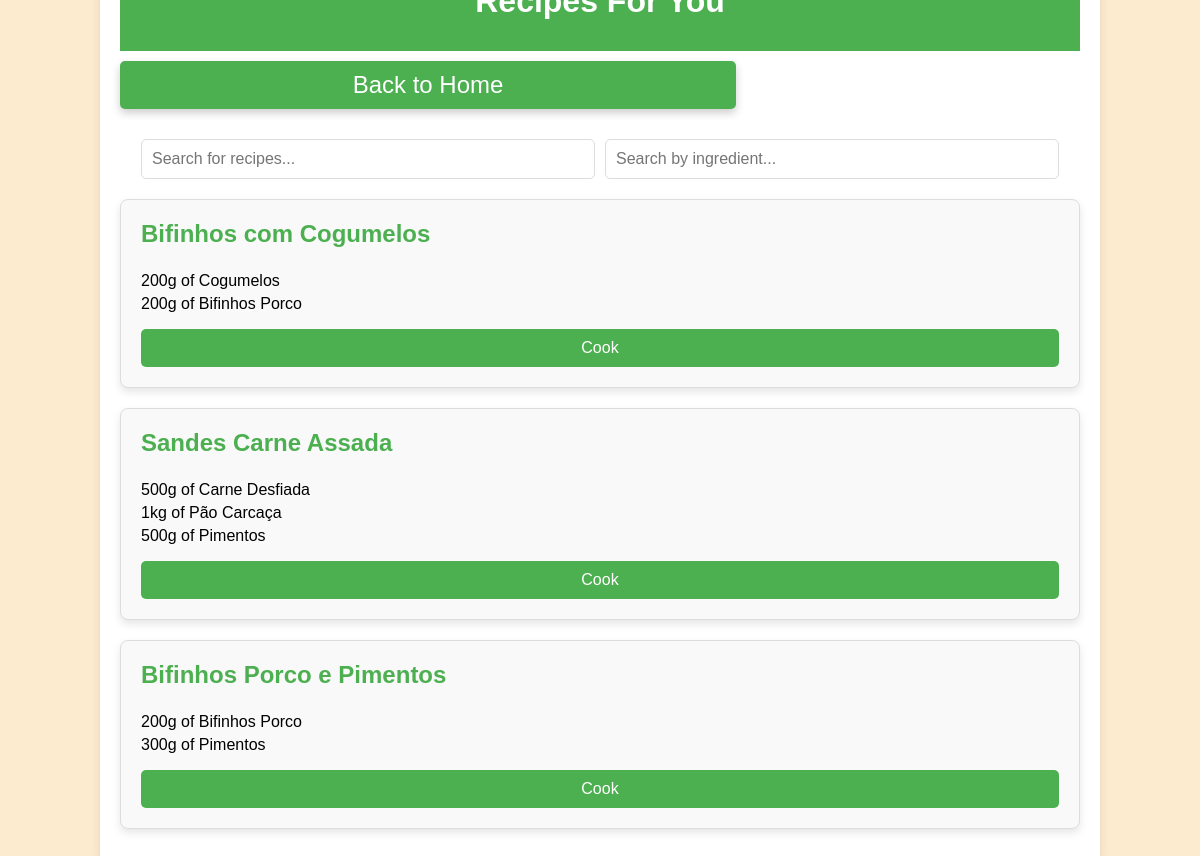
The page /for-you on the database its author committed.
### app.py (models this page shows)
class Recipe(db.Model):
    id = db.Column(db.Integer, primary_key=True)
    name = db.Column(db.String(100), nullable=False)
    ingredients = db.relationship('RecipeIngredient', backref='recipe', lazy=True)

class RecipeIngredient(db.Model):
    id = db.Column(db.Integer, primary_key=True)
    recipe_id = db.Column(db.Integer, db.ForeignKey('recipe.id', name='fk_recipeingredient_recipe'), nullable=False)
    ingredient_name = db.Column(db.String(100), nullable=False)
    quantity = db.Column(db.String(50), nullable=False)

### app.py (the view)
@app.route('/for-you')
def for_you():
    recipes = Recipe.query.all()
    ingredients_in_pantry = Ingredient.query.all()
    available_recipes = []
    for recipe in recipes:
        ingredients = RecipeIngredient.query.filter_by(recipe_id=recipe.id).all()
        can_make = True
        for recipe_ingredient in ingredients:
            ingredient = Ingredient.query.filter_by(name=recipe_ingredient.ingredient_name).first()
            if not ingredient or int(normalize_quantity(ingredient.quantity).split()[0]) < int(normalize_quantity(recipe_ingredient.quantity).split()[0]):
                can_make = False
                break
        if can_make:
            available_recipes.append({'recipe': recipe, 'ingredients': ingredients})
    return render_template('for-you.html', available_recipes=available_recipes)

### app.py (called while the page is built)
def normalize_quantity(quantity):
    parts = quantity.split()
    if len(parts) == 1:
        value = ''.join(filter(str.isdigit, parts[0]) + '.' if ',' in parts[0] else filter(str.isdigit, parts[0]))
        unit = ''.join(filter(str.isalpha, parts[0]))
    else:
        value, unit = parts
    value = value.replace(',', '.')
    value = float(value)
    unit = unit.strip().lower()
    if unit in ['litros', 'l', 'L']:
        value *= 1  # Convert l to L
        unit = 'L'
    if unit in ['kg', 'kilogram', 'kilograms']:
        value *= 1000  # Convert kg to g
        unit = 'g'
    return f"{int(value)} {unit}"

### templates/for-you.html (shortened to what this page needs)
<!DOCTYPE html>
<html lang="en">
<head>
    <link rel="stylesheet" href="{{ url_for('static', filename='styles/styles.css') }}">
</head>
<body>
    <div class="container">
        <header>
            <h1>Recipes For You</h1>
        </header>
        <a href="{{ url_for('index') }}" class="button">Back to Home</a>
        <div class="search-bar">
            <input type="text" id="recipe-search" placeholder="Search for recipes...">
            <input type="text" id="ingredient-search" placeholder="Search by ingredient...">
        </div>
        {% if available_recipes %}
            {% for item in available_recipes %}
                <div class="recipe-card">
                    <h3>{{ item.recipe.name }}</h3>
                    <ul>
                        {% for ingredient in item.ingredients %}
                            <li>{{ ingredient.quantity }} of {{ ingredient.ingredient_name }}</li>
                        {% endfor %}
                    </ul>
                    <form method="POST" action="{{ url_for('cook_recipe', recipe_id=item.recipe.id) }}">
                        <button type="submit">Cook</button>
                    </form>
                </div>
            {% endfor %}
        {% else %}
            <p>No recipes available based on your current inventory. Please add more ingredients to your pantry.</p>
        {% endif %}
    </div>
</body>
</html>

### static/styles/styles.css (style rules this page uses)
body { font-family: Helvetica, sans-serif; background-color: #fdebd0; margin: 0; padding: 0; display: flex; flex-direction: column; align-items: center; justify-content: center; height: 100vh; }
.button { display: block; width: 60%; padding: 20px; margin: 10px 0; border: none; border-radius: 50px; color: white; font-size: 1.5em; text-align: center; text-decoration: none; box-shadow: 0 4px 8px rgba(0, 0, 0, 0.2); transition: 0.3s; }

### templates/for-you.html (style rules this page uses)
.container { width: 80%; margin: 0 auto; padding: 20px; background-color: #fff; box-shadow: 0 0 10px rgba(0, 0, 0, 0.1); border-radius: 8px; }
header { text-align: center; padding: 10px 0; background-color: #4CAF50; color: white; border-radius: 8px 8px 0 0; }
.button { display: inline-block; padding: 10px 20px; margin: 10px 0; color: white; background-color: #4CAF50; text-decoration: none; border-radius: 5px; text-align: center; transition: background-color 0.3s ease; }
.recipe-card { margin: 20px 0; padding: 20px; background-color: #f9f9f9; border: 1px solid #ddd; border-radius: 8px; box-shadow: 0 4px 8px rgba(0, 0, 0, 0.1); transition: transform 0.3s ease, box-shadow 0.3s ease; }
.recipe-card h3 { margin-top: 0; color: #4CAF50; font-size: 1.5em; }
.recipe-card ul { list-style-type: none; padding: 0; }
.recipe-card li { margin: 5px 0; }
.recipe-card button { width: 100%; padding: 10px; font-size: 1em; border: none; border-radius: 5px; background-color: #4CAF50; color: white; cursor: pointer; transition: background-color 0.3s ease; }
.search-bar { margin: 20px 0; display: flex; justify-content: center; gap: 10px; }
.search-bar input[type="text"] { padding: 10px; font-size: 16px; width: 45%; border: 1px solid #ddd; border-radius: 5px; }

### rows shown on the page
Recipe: recipe.name "Bifinhos com Cogumelos"
RecipeIngredient: quantity "200g", ingredient_name "Cogumelos"
RecipeIngredient: quantity "200g", ingredient_name "Bifinhos Porco"
Recipe: recipe.name "Sandes Carne Assada"
RecipeIngredient: quantity "500g", ingredient_name "Carne Desfiada"
RecipeIngredient: quantity "1kg", ingredient_name "Pão Carcaça"
RecipeIngredient: quantity "500g", ingredient_name "Pimentos"
Recipe: recipe.name "Bifinhos Porco e Pimentos"
RecipeIngredient: quantity "200g", ingredient_name "Bifinhos Porco"
RecipeIngredient: quantity "300g", ingredient_name "Pimentos"
